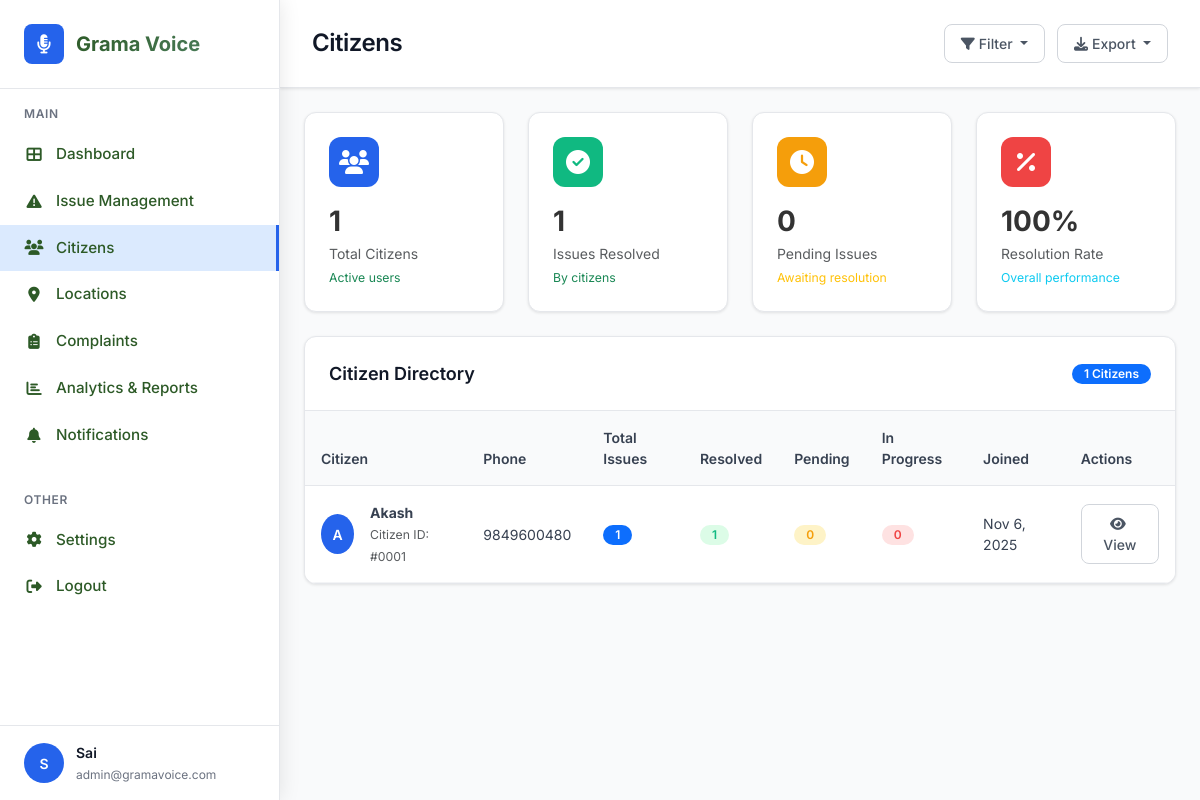
Screenshot of /admin/citizens.php (signed in) with the database file from the repository.
### tables this page shows
CREATE TABLE IF NOT EXISTS panchayat_admins (
    id INT PRIMARY KEY AUTO_INCREMENT,
    name VARCHAR(255) NOT NULL,
    phone VARCHAR(15) UNIQUE NOT NULL,
    password VARCHAR(255) NOT NULL,
    village_name VARCHAR(255) NOT NULL,
    email VARCHAR(255) DEFAULT NULL,
    profile_image VARCHAR(500) DEFAULT NULL,
    status ENUM('active', 'inactive') DEFAULT 'active',
    created_at TIMESTAMP DEFAULT CURRENT_TIMESTAMP,
    updated_at TIMESTAMP DEFAULT CURRENT_TIMESTAMP ON UPDATE CURRENT_TIMESTAMP
);

CREATE TABLE IF NOT EXISTS users (
    id INT PRIMARY KEY AUTO_INCREMENT,
    name VARCHAR(255) NOT NULL,
    phone VARCHAR(15) UNIQUE NOT NULL,
    email VARCHAR(255) DEFAULT NULL,
    address TEXT DEFAULT NULL,
    otp VARCHAR(10),
    verified BOOLEAN DEFAULT FALSE,
    created_at TIMESTAMP DEFAULT CURRENT_TIMESTAMP,
    updated_at TIMESTAMP DEFAULT CURRENT_TIMESTAMP ON UPDATE CURRENT_TIMESTAMP
);

### config/db.php (called while the page is built, shortened)
<?php
class Database {
    private $connection;
    private static $instance = null;
    private function __construct() {
        try {
            $this->connection = new mysqli(DB_HOST, DB_USERNAME, DB_PASSWORD, DB_NAME);
            $this->connection->set_charset("utf8");
        } catch (Exception $e) {
            $this->logError("Database connection error: " . $e->getMessage());
            die("Database connection error: " . $e->getMessage());
        }
    }
    public static function getInstance() {
        if (self::$instance === null) {
            self::$instance = new self();
        }
        return self::$instance;
    }
    public function prepare($sql) {
        try {
            $stmt = $this->connection->prepare($sql);
            return $stmt;
        } catch (Exception $e) {
            $this->logError("Prepare exception: " . $e->getMessage() . " | SQL: " . $sql);
            return false;
        }
    }
}
function getDB() {
    return Database::getInstance();
}
?>

### admin/citizens.php (the view, shortened to what this page needs)
<?php
require_once '../config/db.php';
$db = getDB();
$admin_id = $_SESSION['admin_id'];
$stmt = $db->prepare("SELECT * FROM panchayat_admins WHERE id = ?");
$stmt->bind_param("i", $admin_id);
$stmt->execute();
$admin = $stmt->get_result()->fetch_assoc();
$where_conditions = ["i.assigned_to = ?", "u.verified = 1"];
$params = [$admin_id];
$param_types = "i";
$where_clause = implode(" AND ", $where_conditions);
$stmt = $db->prepare("
    SELECT DISTINCT u.*,
           COUNT(i.id) as total_issues,
           COUNT(CASE WHEN i.status = 'Resolved' THEN 1 END) as resolved_issues,
           COUNT(CASE WHEN i.status = 'Pending' THEN 1 END) as pending_issues,
           COUNT(CASE WHEN i.status = 'In Progress' THEN 1 END) as in_progress_issues
    FROM users u
    JOIN issues i ON u.id = i.user_id
    WHERE $where_clause
    GROUP BY u.id
    ORDER BY u.created_at DESC
");
$stmt->bind_param($param_types, ...$params);
$stmt->execute();
$citizens = $stmt->get_result()->fetch_all(MYSQLI_ASSOC);
?>
<!DOCTYPE html>
<html lang="en">
<head>
    <link href="https://cdn.jsdelivr.net/npm/bootstrap@5.3.0/dist/css/bootstrap.min.css" rel="stylesheet">
    <link rel="stylesheet" href="../styles.css">
    <link rel="stylesheet" href="https://cdnjs.cloudflare.com/ajax/libs/font-awesome/6.4.0/css/all.min.css">
</head>
<body>
    <div class="sidebar">
        <div class="sidebar-brand">
            <div class="brand-logo">
                <div class="brand-icon">
                    <i class="fas fa-microphone-alt"></i>
                </div>
                <div class="brand-text">Grama Voice</div>
            </div>
        </div>
        <div class="sidebar-nav">
            <div class="nav-section">
                <div class="nav-section-title">Main</div>
                <nav class="nav flex-column">
                    <a class="nav-link" href="dashboard.php">
                        <i class="fas fa-th-large nav-icon"></i>Dashboard
                    </a>
                    <a class="nav-link" href="issue_management.php">
                        <i class="fas fa-exclamation-triangle nav-icon"></i>Issue Management
                    </a>
                    <a class="nav-link active" href="citizens.php">
                        <i class="fas fa-users nav-icon"></i>Citizens
                    </a>
                    <a class="nav-link" href="locations.php">
                        <i class="fas fa-map-marker-alt nav-icon"></i>Locations
                    </a>
                    <a class="nav-link" href="complaints.php">
                        <i class="fas fa-clipboard-list nav-icon"></i>Complaints
                    </a>
                    <a class="nav-link" href="analytics.php">
                        <i class="fas fa-chart-bar nav-icon"></i>Analytics & Reports
                    </a>
                    <a class="nav-link" href="view_all_notifications.php">
                        <i class="fas fa-bell nav-icon"></i>Notifications
                    </a>
                </nav>
            </div>
            <div class="nav-section">
                <div class="nav-section-title">Other</div>
                <nav class="nav flex-column">
                    <a class="nav-link" href="profile.php">
                        <i class="fas fa-cog nav-icon"></i>Settings
                    </a>
                    <a class="nav-link" href="../auth/logout.php">
                        <i class="fas fa-sign-out-alt nav-icon"></i>Logout
                    </a>
                </nav>
            </div>
        </div>
        <div class="user-profile">
            <div class="user-info">
                <div class="user-avatar" style="background-image: <?php echo !empty($admin['profile_image']) && file_exists('../uploads/profiles/' . $admin['profile_image']) ? 'url(../uploads/profiles/' . htmlspecialchars($admin['profile_image']) . ')' : 'none'; ?>; background-size: cover; background-position: center;">
                    <?php if (empty($admin['profile_image']) || !file_exists('../uploads/profiles/' . $admin['profile_image'])): ?>
                        <?php echo strtoupper(substr($admin['name'], 0, 1)); ?>
                    <?php endif; ?>
                </div>
                <div class="user-details">
                    <h6><?php echo $admin['name']; ?></h6>
                    <small><?php echo $admin['email'] ?? 'admin@gramavoice.com'; ?></small>
                </div>
            </div>
        </div>
    </div>
    <div class="main-content">
        <div class="top-header">
            <div class="header-content">
                <h1 class="page-title">Citizens</h1>
                <div class="header-actions">
                    <div class="dropdown">
                        <button class="btn-outline dropdown-toggle" type="button" data-bs-toggle="dropdown">
                            <i class="fas fa-filter me-1"></i>Filter
                        </button>
                    </div>
                    <div class="dropdown">
                        <button class="btn-outline dropdown-toggle" type="button" data-bs-toggle="dropdown">
                            <i class="fas fa-download me-1"></i>Export
                        </button>
                    </div>
                </div>
            </div>
        </div>
        <div class="p-4">
            <div class="row g-4 mb-4">
                <div class="col-md-3">
                    <div class="stats-card">
                        <div class="stats-icon primary">
                            <i class="fas fa-users"></i>
                        </div>
                        <h3 class="fw-bold mb-1"><?php echo count($citizens); ?></h3>
                        <p class="text-muted mb-0">Total Citizens</p>
                        <small class="text-success">Active users</small>
                    </div>
                </div>
                <div class="col-md-3">
                    <div class="stats-card">
                        <div class="stats-icon success">
                            <i class="fas fa-check-circle"></i>
                        </div>
                        <h3 class="fw-bold mb-1"><?php echo array_sum(array_column($citizens, 'resolved_issues')); ?></h3>
                        <p class="text-muted mb-0">Issues Resolved</p>
                        <small class="text-success">By citizens</small>
                    </div>
                </div>
                <div class="col-md-3">
                    <div class="stats-card">
                        <div class="stats-icon warning">
                            <i class="fas fa-clock"></i>
                        </div>
                        <h3 class="fw-bold mb-1"><?php echo array_sum(array_column($citizens, 'pending_issues')); ?></h3>
                        <p class="text-muted mb-0">Pending Issues</p>
                        <small class="text-warning">Awaiting resolution</small>
                    </div>
                </div>
                <div class="col-md-3">
                    <div class="stats-card">
                        <div class="stats-icon info">
                            <i class="fas fa-percentage"></i>
                        </div>
                        <h3 class="fw-bold mb-1">
                            <?php
                            $total_issues = array_sum(array_column($citizens, 'total_issues'));
                            $resolved_issues = array_sum(array_column($citizens, 'resolved_issues'));
                            $resolution_rate = $total_issues > 0 ? round(($resolved_issues / $total_issues) * 100) : 0;
                            echo $resolution_rate;
                            ?>%
                        </h3>
                        <p class="text-muted mb-0">Resolution Rate</p>
                        <small class="text-info">Overall performance</small>
                    </div>
                </div>
            </div>
            <div class="table-container">
                <div class="table-header">
                    <h5 class="table-title">Citizen Directory</h5>
                    <div class="table-actions">
                        <span class="badge bg-primary"><?php echo count($citizens); ?> Citizens</span>
                    </div>
                </div>
                <div class="table-responsive">
                    <table class="table table-hover mb-0">
                        <thead>
                            <tr>
                                <th>Citizen</th>
                                <th>Phone</th>
                                <th>Total Issues</th>
                                <th>Resolved</th>
                                <th>Pending</th>
                                <th>In Progress</th>
                                <th>Joined</th>
                                <th>Actions</th>
                            </tr>
                        </thead>
                        <tbody>
                            <?php if (empty($citizens)): ?>
                                <tr>
                                    <td colspan="8" class="text-center py-5">
                                        <i class="fas fa-users text-muted" style="font-size: 3rem;"></i>
                                        <h5 class="text-muted mt-3">No citizens found</h5>
                                        <p class="text-muted">Citizens will appear here when they submit issues to your panchayat.</p>
                                    </td>
                                </tr>
                            <?php else: ?>
                                <?php foreach ($citizens as $citizen): ?>
                                    <tr>
                                        <td>
                                            <div class="d-flex align-items-center gap-3">
                                                <div class="citizen-avatar">
                                                    <?php echo strtoupper(substr($citizen['name'], 0, 1)); ?>
                                                </div>
                                                <div>
                                                    <div class="fw-bold"><?php echo htmlspecialchars($citizen['name']); ?></div>
                                                    <small class="text-muted">Citizen ID: #<?php echo str_pad($citizen['id'], 4, '0', STR_PAD_LEFT); ?></small>
                                                </div>
                                            </div>
                                        </td>
                                        <td><?php echo htmlspecialchars($citizen['phone']); ?></td>
                                        <td>
                                            <span class="badge bg-primary"><?php echo $citizen['total_issues']; ?></span>
                                        </td>
                                        <td>
                                            <span class="badge badge-success"><?php echo $citizen['resolved_issues']; ?></span>
                                        </td>
                                        <td>
                                            <span class="badge badge-warning"><?php echo $citizen['pending_issues']; ?></span>
                                        </td>
                                        <td>
                                            <span class="badge badge-danger"><?php echo $citizen['in_progress_issues']; ?></span>
                                        </td>
                                        <td><?php echo date('M j, Y', strtotime($citizen['created_at'])); ?></td>
                                        <td>
                                            <button class="btn-outline btn-sm" data-bs-toggle="modal" data-bs-target="#citizenModal<?php echo $citizen['id']; ?>">
                                                <i class="fas fa-eye me-1"></i>View
                                            </button>
                                        </td>
                                    </tr>
                                <?php endforeach; ?>
                            <?php endif; ?>
                        </tbody>
                    </table>
                </div>
            </div>
        </div>
    </div>
</body>
</html>

### styles.css (style rules this page uses)
:root { --primary-green: #2d5a27; --secondary-green: #4a7c59; --accent-brown: #8b4513; --warm-yellow: #f4d03f; --bright-orange: #ff8c00; --light-green: #90ee90; --dark-brown: #654321; --cream: #f5f5dc; --white: #ffffff; --gray: #666; --light-gray: #f8f9fa; --gradient-primary: linear-gradient(135deg, var(--primary-green), var(--secondary-green)); --gradient-warm: linear-gradient(135deg, var(--warm-yellow), var(--bright-orange)); --gradient-highlight: linear-gradient(135deg, #ffc107, #ff8c00); --shadow-soft: 0 10px 30px rgba(0, 0, 0, 0.1); --shadow-medium: 0 15px 40px rgba(0, 0, 0, 0.15); --shadow-strong: 0 20px 50px rgba(0, 0, 0, 0.2); }
:root { --bs-primary: var(--primary-green); --bs-secondary: var(--secondary-green); --bs-warning: var(--warm-yellow); --bs-success: var(--light-green); --bs-dark: var(--dark-brown); }
body { font-family: 'Inter', -apple-system, BlinkMacSystemFont, 'Segoe UI', Roboto, sans-serif; line-height: 1.6; color: #333; overflow-x: hidden; font-weight: 400; font-size: 16px; -webkit-font-smoothing: antialiased; -moz-osx-font-smoothing: grayscale; }
.brand-icon { font-size: 1.5rem; color: var(--warm-yellow); transition: all 0.3s ease; }
.brand-text { background: linear-gradient(135deg, var(--primary-green), var(--secondary-green)); -webkit-background-clip: text; -webkit-text-fill-color: transparent; background-clip: text; font-weight: 800; }
.nav-link { font-family: 'Inter', sans-serif; font-weight: 500 !important; color: var(--primary-green) !important; transition: color 0.3s ease; position: relative; font-size: 0.95rem; }
.nav-link::after { content: ''; position: absolute; width: 0; height: 2px; bottom: -5px; left: 50%; background: var(--warm-yellow); transition: all 0.3s ease; transform: translateX(-50%); }
h1, .h1 { font-family: 'Inter', sans-serif; font-weight: 800; line-height: 1.1; letter-spacing: -0.02em; }
h3, .h3 { font-family: 'Inter', sans-serif; font-weight: 600; line-height: 1.3; }
h5, .h5 { font-family: 'Inter', sans-serif; font-weight: 500; line-height: 1.4; }
h6, .h6 { font-family: 'Inter', sans-serif; font-weight: 500; line-height: 1.5; }
p, .lead { font-family: 'Inter', sans-serif; font-weight: 400; line-height: 1.6; }
html { scroll-behavior: smooth; }

### rows the page displays
panchayat_admins: name "S", name "Sai", email "admin@gramavoice.com"
users: name "A", name "Akash", id "0001", phone "9849600480", total_issues "1", resolved_issues "1", pending_issues "0", in_progress_issues "0", created_at "Nov 6, 2025"

### other values shown
count($citizens) "1"
array_sum(array_column($citizens, 'resolved_issues')) "1"
array_sum(array_column($citizens, 'pending_issues')) "0"
$resolution_rate "100"
